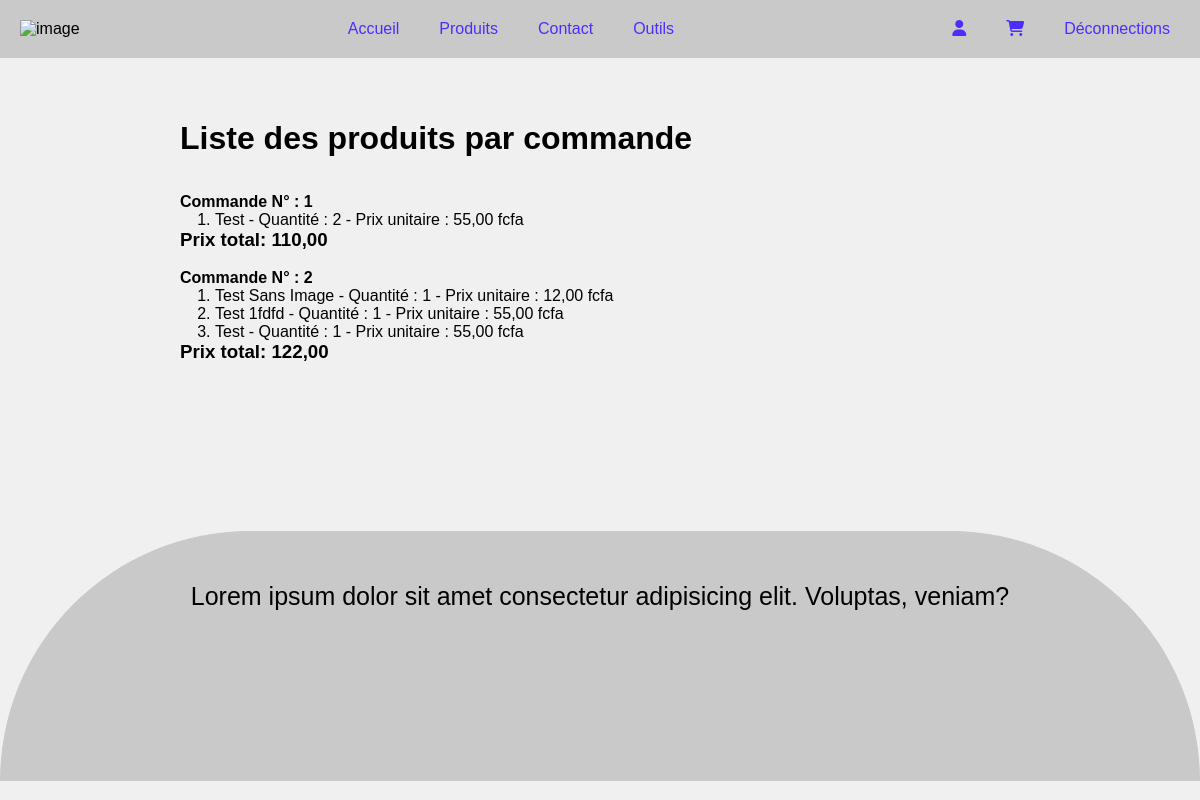
Before: /lasts-command/ (signed in) with the older database file.
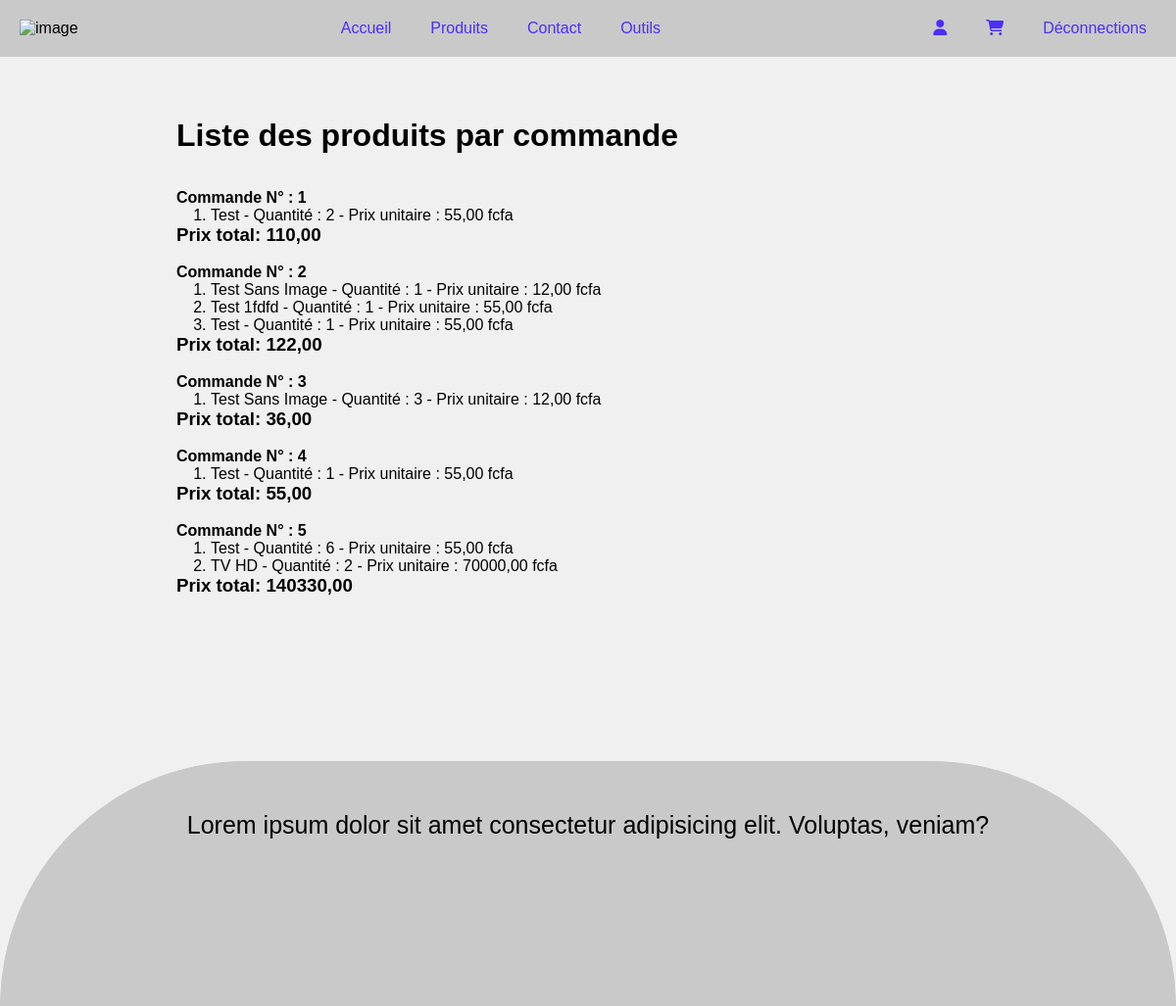
After: the same page with the newer database file.
### siteweb/models.py (models this page shows, shortened)
class Command(models.Model):
    order = models.ForeignKey(Order, on_delete=models.CASCADE)
    date_on = models.DateTimeField(auto_now_add=True)
    status = models.CharField(choices=choix, max_length=100)
    total = models.DecimalField(max_digits=10, decimal_places=2, blank=True, null=True)
    payment_method = models.CharField(max_length=100, blank=True, null=True)

class CommandProducts(models.Model):
    user = models.ForeignKey(get_user_model(), on_delete=models.CASCADE)
    command = models.ForeignKey(Command, on_delete=models.CASCADE)
    product = models.ForeignKey(Products, on_delete=models.CASCADE)
    quantity = models.IntegerField()
    price_at_purchase = models.DecimalField(max_digits=10, decimal_places=2)

class Products(models.Model):
    author = models.ForeignKey(get_user_model(), on_delete=models.CASCADE)
    category = models.ForeignKey(Category, on_delete=models.SET_NULL, null=True, blank=True)
    name = models.CharField(max_length=100)
    description = models.TextField(max_length=300)
    price = models.DecimalField(max_digits=10, decimal_places=2)
    stock = models.PositiveIntegerField()
    slug = models.CharField(max_length=100, unique=True, blank=True)
    status = models.BooleanField(default=True)
    date_on = models.DateTimeField(auto_now_add=True)
    image = models.ImageField(upload_to='products', blank=True, null=True)

### siteweb/views.py (the view)
# urls.py: path('lasts-command/', HistoricCommand.as_view(), name='lasts-command'),
class HistoricCommand(LoginRequiredMixin, ListView):
    model = Command
    template_name = 'siteweb/lastsCommand.html'
    context_object_name = 'commands'
    def get_queryset(self):
        return Command.objects.filter(order=Order.objects.get(user=self.request.user)).order_by('date_on').prefetch_related('commandproducts_set')
    def get_context_data(self, **kwargs):
        context = super().get_context_data(**kwargs)
        return context

### siteweb/templates/siteweb/lastsCommand.html (shortened to what this page needs)
{% extends 'index1.html' %}
{% block header %}
{% load static %}
<link rel="stylesheet" href="{% static 'siteweb/css/forms.css' %}">
{% endblock %}
{% block container %}
<div class="hist">
    <h1 >Liste des produits par commande </h1><br><br>
    {% if commands %}
    {% for command in commands %}
    <h4>Commande N° : {{forloop.counter}}</h4>
        <ol type="1" style="margin-left: 35px;">
            {% for product in command.commandproducts_set.all %}
                <li>{{ product.product.name }} - Quantité : {{ product.quantity }} - Prix unitaire : {{ product.price_at_purchase }} fcfa</li>
            {% endfor %}
        </ol>
        <h3>Prix total: {{command.total}}</h3><br>
    {% endfor %}
</div>
{% else %}
<div class= "hist">
    <h2>Pour le moment auccune commande n'a été effectuer !</h2>
</div>
{% endif %}
{% endblock %}

### siteweb/templates/index1.html (shortened to what this page needs)
<!DOCTYPE html>
<html lang="fr">
<head>
    {% load static %}
    <link rel="stylesheet" href="{% static 'css/styles1.css' %}">
    <link rel="stylesheet" href="https://cdnjs.cloudflare.com/ajax/libs/font-awesome/6.6.0/css/all.min.css"
 />
    {% block header %}{% endblock%}
</head>
<body>
    <header>
        <nav>
            <picture>
                <img src="" alt="image">
            </picture>
            <ul class="menu">
                <li><a href="{% url 'list-product' %}">Accueil</a></li>
                <li class="dropdown">
                    <a href="#">Produits</a>
                </li>
                <li><a href="{% url 'contact' %}">Contact</a></li>
                {% for group in request.user.groups.all %}
                {% if group.name == 'Fournisseur' %}
                <li><a href="{% url 'tableau-de-bord' %}">Outils</a></li>
                {% endif %}
                {% endfor %}
            </ul>
            <ul class="menu">
                {% if user.is_authenticated %}
                <li><a href="/profile"><i class="fa-solid fa-user"></i></a></li>
                <li><a href="{% url 'order-list-product' %}"><i class="fa-solid fa-cart-shopping"></i></a></li>
                <li><a href="/accounts/logout/">Déconnections</a></li>
                {% else %}
                <li><a href="/accounts/login/">se connecter</a></li>
                <li><a href="/accounts/signup/">creé compte</a></li>
                {% endif %}
            </ul>
        </nav>
    </header>
    <div class="container-base">
    {% block container %}{% endblock %}
    </div>
    <div class="footer-container">
        <p class="footer-title">Lorem ipsum dolor sit amet consectetur adipisicing elit. Voluptas, veniam?</p>
    </div>
</body>
</html>

Changed rows visible on the page:
added Command: total "36,00"
added CommandProducts: product.name "Test Sans Image", quantity "3", price_at_purchase "12,00", shown under "36,00"
added Command: total "55,00"
added CommandProducts: product.name "Test", quantity "1", price_at_purchase "55,00"
added Command: total "140330,00"
added CommandProducts: product.name "Test", quantity "6", price_at_purchase "55,00", shown under "140330,00"
added CommandProducts: product.name "TV HD", quantity "2", price_at_purchase "70000,00", shown under "140330,00"
